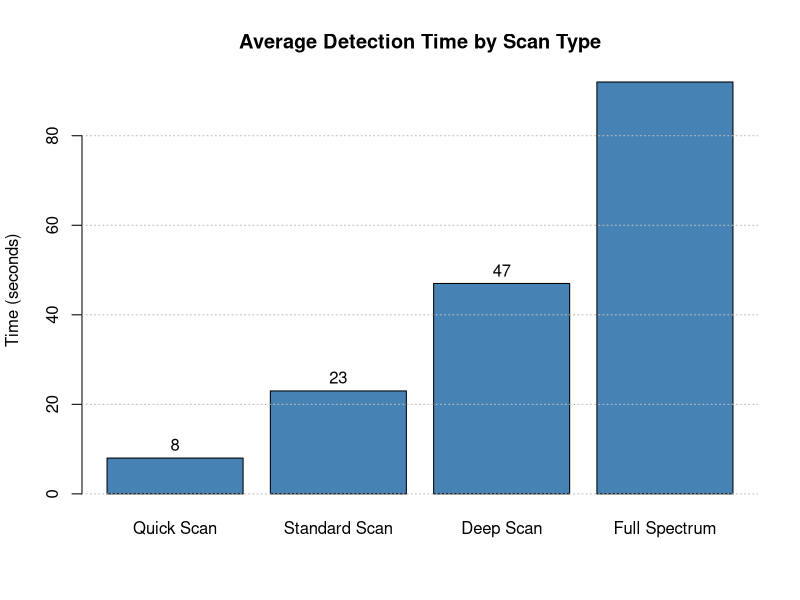

The R script that drew this image:
## ---- chunk 1
#| echo: true
#| eval: true
#| fig.height: 6
#| fig.width: 10
#| fig.cap: "Average detection time by scan type"

# R code to create the chart
scan_types <- c('Quick Scan', 'Standard Scan', 'Deep Scan', 'Full Spectrum')
times <- c(8, 23, 47, 92)

barplot(times, names.arg = scan_types, col = "steelblue",
        ylab = "Time (seconds)", 
        main = "Average Detection Time by Scan Type")
grid(nx = NA, ny = NULL, lty = "dotted", col = "gray")

# Add text labels
text(seq(0.7, 4.3, by = 1.2), times + 3, labels = times)
